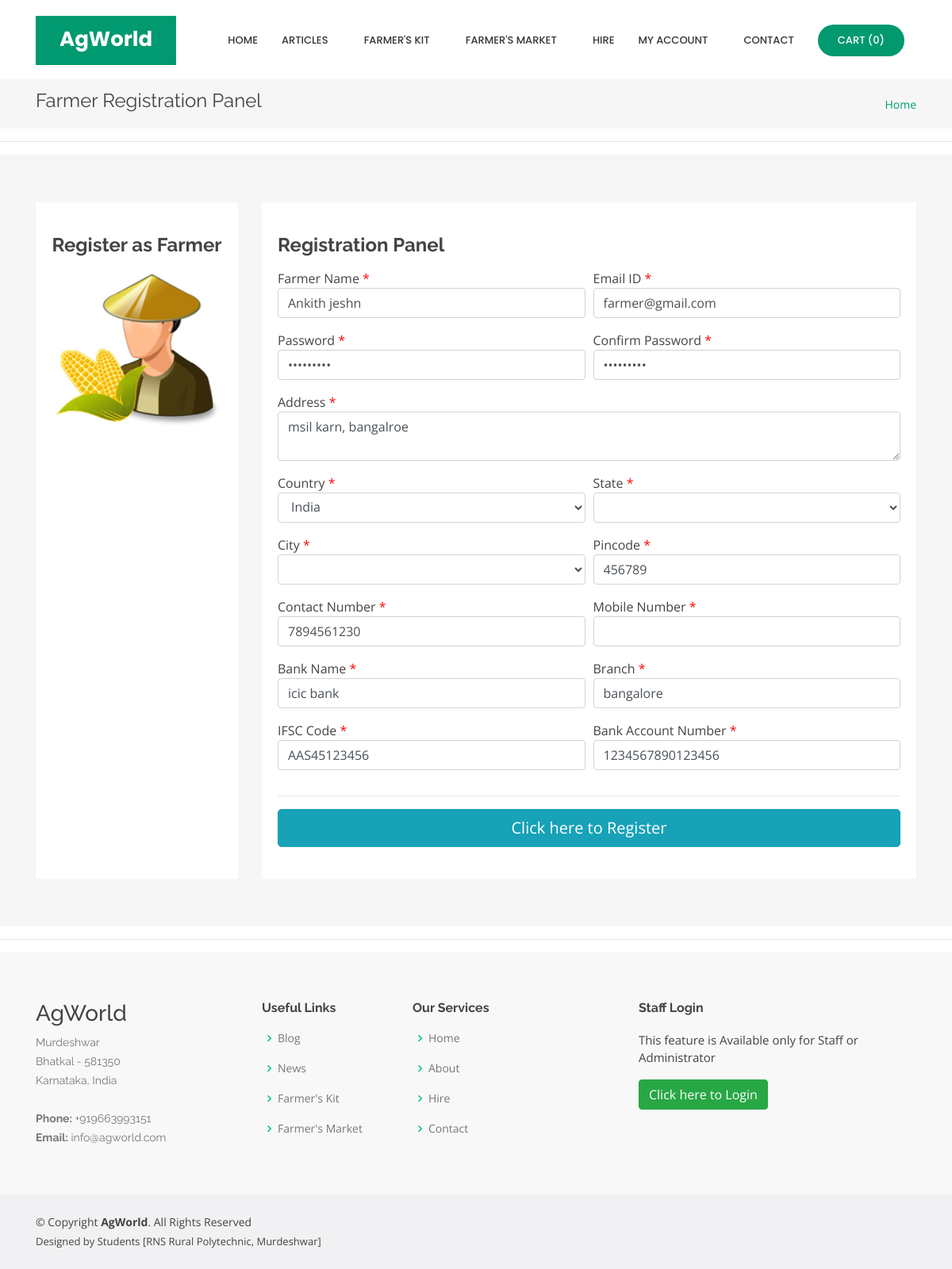
/seller.php?editid=3, run on the app's committed database.
### tables this page shows
CREATE TABLE `seller` (
  `seller_id` int(10) NOT NULL,
  `seller_name` varchar(25) NOT NULL,
  `seller_address` text NOT NULL,
  `state_id` int(10) NOT NULL,
  `country_id` int(10) NOT NULL,
  `city_id` int(10) NOT NULL,
  `pincode` varchar(10) NOT NULL,
  `contact_number` varchar(15) NOT NULL,
  `mobile_no` varchar(10) NOT NULL,
  `email_id` varchar(50) NOT NULL,
  `password` varchar(25) NOT NULL,
  `bank_name` varchar(50) NOT NULL,
  `bank_branch` varchar(50) NOT NULL,
  `bank_IFSC` varchar(25) NOT NULL,
  `bank_acno` varchar(25) NOT NULL,
  `status` varchar(10) NOT NULL
);

### seller.php (the view, shortened to what this page needs)
<?php
include("header.php");
include("dbconnection.php");
if(isset($_GET[editid]))
{
	$sql = "SELECT * FROM seller WHERE seller_id='$_GET[editid]'";
	$qsql = mysqli_query($con,$sql);
	$rsedit = mysqli_fetch_array($qsql);
}
?>
  <main id="main">
    <section id="breadcrumbs" class="breadcrumbs">
      <div class="container">
        <div class="d-flex justify-content-between align-items-center">
          <h2>Farmer Registration Panel</h2>
          <ol>
            <li><a href="index.php">Home</a></li>
          </ol>
        </div>
      </div>
    </section>
<hr>
    <section id="services" class="services section-bg">
      <div class="container">
        <div class="row">
          <div class="col-lg-12">
            <div class="row">
              <div class="col-md-3 d-flex align-items-stretch mt-4 mt-lg-0">
                <div class="icon-box" data-aos="zoom-in" data-aos-delay="200" style="width: 100%;">
                  <h4>Register as Farmer</h4>
                  <img src="images/farmer%20icon.jpg" style="width: 100%;">
                </div>
              </div>
              <div class="col-md-9 d-flex align-items-stretch">
                <div class="icon-box" data-aos="zoom-in" data-aos-delay="100" style="width: 100%;text-align: left;">
<form method="post" action="" name="frmsellreg" onSubmit="return validatesellreg()">
                  <h4>Registration Panel</h4>
<div class="form-row">
	<div class="col-md-6 form-group">
	Farmer Name  <font color="#FF0000">*</font>
	  <input type="text" name="sellername" id="sellername" value="<?php echo $rsedit[seller_name]; ?>" autofocus class="form-control" >
	</div>
	<div class="col-md-6 form-group">
	Email ID <font color="#FF0000">*</font>
	  <input type="email" name="emailid" id="emailid" value="<?php echo $rsedit[email_id]; ?>" class="form-control" >
	</div>
	<div class="col-md-6 form-group">
	Password <font color="#FF0000">*</font>
	  <input type="password" name="password" id="password" value="<?php echo $rsedit[password]; ?>" class="form-control" >
	</div>
	<div class="col-md-6 form-group">
	Confirm Password <font color="#FF0000">*</font>
	  <input type="password" name="cpassword" id="cpassword" value="<?php echo $rsedit[password]; ?>" class="form-control" >
	</div>
	<div class="col-md-12 form-group">
	 Address <font color="#FF0000">*</font>
	  <textarea name="selleraddress" id="selleraddress" class="form-control"><?php echo $rsedit[seller_address]; ?></textarea>
	</div>
	<div class="col-md-6 form-group">
	Country <font color="#FF0000"> *</font>
	  <select name="country" id="country" onChange="loadstate(this.value)" class="form-control">
		  <?php
		  $sql1 = "SELECT * FROM country where status='Active'";
			$qsql1 =mysqli_query($con,$sql1);
		  while($rssql1 = mysqli_fetch_array($qsql1))
		  {
			  if($rssql1[country_id] == $rsedit[country_id] )
			  {
			  echo "<option value='$rssql1[country_id]' selected>$rssql1[country]</option>";
			  }
			  else
			  {
			  echo "<option value='$rssql1[country_id]'>$rssql1[country]</option>";
			  }
		  }
		  ?>
		</select>
	</div>
	<div class="col-md-6 form-group">
	State <font color="#FF0000"> *</font>
	  <span id='loadstate'><select class="form-control"></select></span>
	</div>
	<div class="col-md-6 form-group">
	City <font color="#FF0000"> *</font>
	  <span id='loadcity'><select class="form-control"></select></span>
	</div>
	<div class="col-md-6 form-group">
	Pincode <font color="#FF0000"> *</font>
	  <input type="number" name="pincode" id="pincode" value="<?php echo $rsedit[pincode]; ?>" class="form-control">
	</div>
	<div class="col-md-6 form-group">
	Contact Number <font color="#FF0000"> *</font>
	  <input type="number" name="contactnumber" id="contactnumber" value="<?php echo $rsedit[contact_number]; ?>" class="form-control">
	</div>
	<div class="col-md-6 form-group">
	Mobile Number <font color="#FF0000"> *</font>
	  <input type="number" name="mbnumber" id="mbnumber" value="<?php echo $rsedit[mbnumber]; ?>" class="form-control">
	</div>
	<div class="col-md-6 form-group">
	Bank Name  <font color="#FF0000">*</font>
	  <input type="text" name="bankname" id="bankname" value="<?php echo $rsedit[bank_name]; ?>" autofocus class="form-control" >
	</div>
	<div class="col-md-6 form-group">
	Branch  <font color="#FF0000">*</font>
	  <input type="text" name="branch" id="branch" value="<?php echo $rsedit[bank_branch]; ?>" autofocus class="form-control" >
	</div>
	<div class="col-md-6 form-group">
	IFSC Code  <font color="#FF0000">*</font>
	  <input type="text" name="ifsccode" id="ifsccode" value="<?php echo $rsedit[bank_IFSC]; ?>" autofocus class="form-control" >
	</div>
	<div class="col-md-6 form-group">
	Bank Account Number  <font color="#FF0000">*</font>
	  <input type="text" name="bankacnumber" id="bankacnumber" value="<?php echo $rsedit[bank_acno]; ?>" autofocus class="form-control" >
	</div>
</div>
<hr>
<button type="submit" name="submit" id="submit" class="btn btn-info btn-lg btn-block" >Click here to Register</button>
</form>
                </div>
              </div>
            </div>
          </div>
        </div>
      </div>
    </section>
<hr>
  </main>
<?php
include("footer.php");
?>

### assets/css/style.css (style rules this page uses)
body { font-family: "Open Sans", sans-serif; color: #444444; }
a { color: #009970; }
h1, h2, h3, h4, h5, h6 { font-family: "Raleway", sans-serif; }
section { padding: 60px 0; overflow: hidden; }
.section-bg { background-color: #f6f6f7; }
.services .icon-box { text-align: center; padding: 40px 20px; transition: all ease-in-out 0.3s; background: #fff; }
.services .icon-box h4 { font-weight: 700; margin-bottom: 15px; font-size: 24px; }
.breadcrumbs { padding: 15px 0; background: #f6f6f7; margin-top: 100px; }
.breadcrumbs h2 { font-size: 24px; line-height: 1; font-weight: 400; }
.breadcrumbs ol { display: flex; flex-wrap: wrap; list-style: none; padding: 0; margin: 0; font-size: 14px; }

### data on the page
seller: sellername "Ankith jeshn", emailid "farmer@gmail.com", selleraddress "msil karn, bangalroe", pincode "456789", contactnumber "7894561230", bankname "icic bank", branch "bangalore", ifsccode "AAS45123456", bankacnumber "1234567890123456"

### other printed values
mysqli_num_rows($qsqlproduct_purchase_record) "0"
form field country "India"
